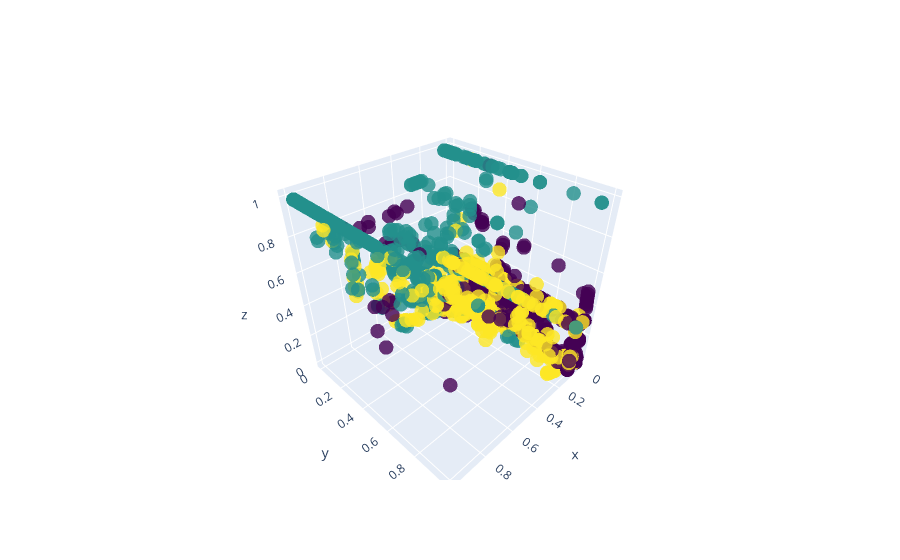

Notebook code cell kept with this figure:
### Code cell
fig = go.Figure(data=go.Scatter3d(
    x=df_normalized.iloc[:, 0],  # assuming the DataFrame has at least three columns
    y=df_normalized.iloc[:, 1],
    z=df_normalized.iloc[:, 2],
    mode='markers',
    marker=dict(
        size=5,
        color=labels_kmeans,  # set color to the K-Means cluster labels
        colorscale='Viridis',  # choose a colorscale
        opacity=0.8
    )
))

fig.show()

### Figure 1 — Plotly figure (JSON) as saved in the notebook; plotly's stock layout.template omitted (floating-point values rounded to 4 significant figures; data arrays with more than 128 entries replaced by an {"elided": "..."} marker saying what was removed)
{"data": [{"marker": {"color": {"elided": "2704 int values"}, "colorscale": [[0, "#440154"], [0.1111, "#482878"], [0.2222, "#3e4989"], [0.3333, "#31688e"], [0.4444, "#26828e"], [0.5556, "#1f9e89"], [0.6667, "#35b779"], [0.7778, "#6ece58"], [0.8889, "#b5de2b"], [1, "#fde725"]], "opacity": 0.8, "size": 5}, "mode": "markers", "type": "scatter3d", "x": {"elided": "2704 float values"}, "y": {"elided": "2704 float values"}, "z": {"elided": "2704 float values"}}], "layout": {}}
